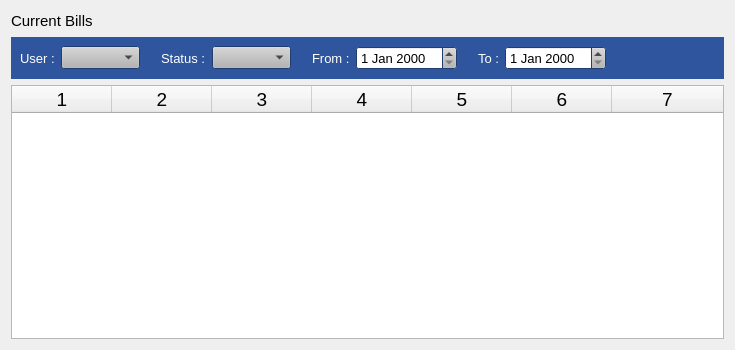
<?xml version="1.0" encoding="UTF-8"?>
<ui version="4.0">
 <class>CurrentBills</class>
 <widget class="QWidget" name="CurrentBills">
  <property name="geometry">
   <rect>
    <x>0</x>
    <y>0</y>
    <width>735</width>
    <height>350</height>
   </rect>
  </property>
  <property name="windowTitle">
   <string>Form</string>
  </property>
  <layout class="QVBoxLayout" name="verticalLayout">
   <item>
    <layout class="QHBoxLayout" name="horizontalLayout">
     <item>
      <widget class="QLabel" name="label">
       <property name="font">
        <font>
         <pointsize>11</pointsize>
        </font>
       </property>
       <property name="text">
        <string>Current Bills</string>
       </property>
      </widget>
     </item>
     <item>
      <spacer name="horizontalSpacer">
       <property name="orientation">
        <enum>Qt::Horizontal</enum>
       </property>
       <property name="sizeHint" stdset="0">
        <size>
         <width>40</width>
         <height>20</height>
        </size>
       </property>
      </spacer>
     </item>
    </layout>
   </item>
   <item>
    <widget class="QWidget" name="widget" native="true">
     <property name="palette">
      <palette>
       <active>
        <colorrole role="WindowText">
         <brush brushstyle="SolidPattern">
          <color alpha="255">
           <red>0</red>
           <green>0</green>
           <blue>0</blue>
          </color>
         </brush>
        </colorrole>
        <colorrole role="Button">
         <brush brushstyle="SolidPattern">
          <color alpha="255">
           <red>180</red>
           <green>180</green>
           <blue>180</blue>
          </color>
         </brush>
        </colorrole>
        <colorrole role="Light">
         <brush brushstyle="SolidPattern">
          <color alpha="255">
           <red>255</red>
           <green>255</green>
           <blue>255</blue>
          </color>
         </brush>
        </colorrole>
        <colorrole role="Midlight">
         <brush brushstyle="SolidPattern">
          <color alpha="255">
           <red>217</red>
           <green>217</green>
           <blue>217</blue>
          </color>
         </brush>
        </colorrole>
        <colorrole role="Dark">
         <brush brushstyle="SolidPattern">
          <color alpha="255">
           <red>90</red>
           <green>90</green>
           <blue>90</blue>
          </color>
         </brush>
        </colorrole>
        <colorrole role="Mid">
         <brush brushstyle="SolidPattern">
          <color alpha="255">
           <red>120</red>
           <green>120</green>
           <blue>120</blue>
          </color>
         </brush>
        </colorrole>
        <colorrole role="Text">
         <brush brushstyle="SolidPattern">
          <color alpha="255">
           <red>0</red>
           <green>0</green>
           <blue>0</blue>
          </color>
         </brush>
        </colorrole>
        <colorrole role="BrightText">
         <brush brushstyle="SolidPattern">
          <color alpha="255">
           <red>255</red>
           <green>255</green>
           <blue>255</blue>
          </color>
         </brush>
        </colorrole>
        <colorrole role="ButtonText">
         <brush brushstyle="SolidPattern">
          <color alpha="255">
           <red>0</red>
           <green>0</green>
           <blue>0</blue>
          </color>
         </brush>
        </colorrole>
        <colorrole role="Base">
         <brush brushstyle="SolidPattern">
          <color alpha="255">
           <red>255</red>
           <green>255</green>
           <blue>255</blue>
          </color>
         </brush>
        </colorrole>
        <colorrole role="Window">
         <brush brushstyle="SolidPattern">
          <color alpha="255">
           <red>46</red>
           <green>85</green>
           <blue>157</blue>
          </color>
         </brush>
        </colorrole>
        <colorrole role="Shadow">
         <brush brushstyle="SolidPattern">
          <color alpha="255">
           <red>0</red>
           <green>0</green>
           <blue>0</blue>
          </color>
         </brush>
        </colorrole>
        <colorrole role="AlternateBase">
         <brush brushstyle="SolidPattern">
          <color alpha="255">
           <red>217</red>
           <green>217</green>
           <blue>217</blue>
          </color>
         </brush>
        </colorrole>
        <colorrole role="ToolTipBase">
         <brush brushstyle="SolidPattern">
          <color alpha="255">
           <red>255</red>
           <green>255</green>
           <blue>220</blue>
          </color>
         </brush>
        </colorrole>
        <colorrole role="ToolTipText">
         <brush brushstyle="SolidPattern">
          <color alpha="255">
           <red>0</red>
           <green>0</green>
           <blue>0</blue>
          </color>
         </brush>
        </colorrole>
       </active>
       <inactive>
        <colorrole role="WindowText">
         <brush brushstyle="SolidPattern">
          <color alpha="255">
           <red>0</red>
           <green>0</green>
           <blue>0</blue>
          </color>
         </brush>
        </colorrole>
        <colorrole role="Button">
         <brush brushstyle="SolidPattern">
          <color alpha="255">
           <red>180</red>
           <green>180</green>
           <blue>180</blue>
          </color>
         </brush>
        </colorrole>
        <colorrole role="Light">
         <brush brushstyle="SolidPattern">
          <color alpha="255">
           <red>255</red>
           <green>255</green>
           <blue>255</blue>
          </color>
         </brush>
        </colorrole>
        <colorrole role="Midlight">
         <brush brushstyle="SolidPattern">
          <color alpha="255">
           <red>217</red>
           <green>217</green>
           <blue>217</blue>
          </color>
         </brush>
        </colorrole>
        <colorrole role="Dark">
         <brush brushstyle="SolidPattern">
          <color alpha="255">
           <red>90</red>
           <green>90</green>
           <blue>90</blue>
          </color>
         </brush>
        </colorrole>
        <colorrole role="Mid">
         <brush brushstyle="SolidPattern">
          <color alpha="255">
           <red>120</red>
           <green>120</green>
           <blue>120</blue>
          </color>
         </brush>
        </colorrole>
        <colorrole role="Text">
         <brush brushstyle="SolidPattern">
          <color alpha="255">
           <red>0</red>
           <green>0</green>
           <blue>0</blue>
          </color>
         </brush>
        </colorrole>
        <colorrole role="BrightText">
         <brush brushstyle="SolidPattern">
          <color alpha="255">
           <red>255</red>
           <green>255</green>
           <blue>255</blue>
          </color>
         </brush>
        </colorrole>
        <colorrole role="ButtonText">
         <brush brushstyle="SolidPattern">
          <color alpha="255">
           <red>0</red>
           <green>0</green>
           <blue>0</blue>
          </color>
         </brush>
        </colorrole>
        <colorrole role="Base">
         <brush brushstyle="SolidPattern">
          <color alpha="255">
           <red>255</red>
           <green>255</green>
           <blue>255</blue>
          </color>
         </brush>
        </colorrole>
        <colorrole role="Window">
         <brush brushstyle="SolidPattern">
          <color alpha="255">
           <red>46</red>
           <green>85</green>
           <blue>157</blue>
          </color>
         </brush>
        </colorrole>
        <colorrole role="Shadow">
         <brush brushstyle="SolidPattern">
          <color alpha="255">
           <red>0</red>
           <green>0</green>
           <blue>0</blue>
          </color>
         </brush>
        </colorrole>
        <colorrole role="AlternateBase">
         <brush brushstyle="SolidPattern">
          <color alpha="255">
           <red>217</red>
           <green>217</green>
           <blue>217</blue>
          </color>
         </brush>
        </colorrole>
        <colorrole role="ToolTipBase">
         <brush brushstyle="SolidPattern">
          <color alpha="255">
           <red>255</red>
           <green>255</green>
           <blue>220</blue>
          </color>
         </brush>
        </colorrole>
        <colorrole role="ToolTipText">
         <brush brushstyle="SolidPattern">
          <color alpha="255">
           <red>0</red>
           <green>0</green>
           <blue>0</blue>
          </color>
         </brush>
        </colorrole>
       </inactive>
       <disabled>
        <colorrole role="WindowText">
         <brush brushstyle="SolidPattern">
          <color alpha="255">
           <red>90</red>
           <green>90</green>
           <blue>90</blue>
          </color>
         </brush>
        </colorrole>
        <colorrole role="Button">
         <brush brushstyle="SolidPattern">
          <color alpha="255">
           <red>180</red>
           <green>180</green>
           <blue>180</blue>
          </color>
         </brush>
        </colorrole>
        <colorrole role="Light">
         <brush brushstyle="SolidPattern">
          <color alpha="255">
           <red>255</red>
           <green>255</green>
           <blue>255</blue>
          </color>
         </brush>
        </colorrole>
        <colorrole role="Midlight">
         <brush brushstyle="SolidPattern">
          <color alpha="255">
           <red>217</red>
           <green>217</green>
           <blue>217</blue>
          </color>
         </brush>
        </colorrole>
        <colorrole role="Dark">
         <brush brushstyle="SolidPattern">
          <color alpha="255">
           <red>90</red>
           <green>90</green>
           <blue>90</blue>
          </color>
         </brush>
        </colorrole>
        <colorrole role="Mid">
         <brush brushstyle="SolidPattern">
          <color alpha="255">
           <red>120</red>
           <green>120</green>
           <blue>120</blue>
          </color>
         </brush>
        </colorrole>
        <colorrole role="Text">
         <brush brushstyle="SolidPattern">
          <color alpha="255">
           <red>90</red>
           <green>90</green>
           <blue>90</blue>
          </color>
         </brush>
        </colorrole>
        <colorrole role="BrightText">
         <brush brushstyle="SolidPattern">
          <color alpha="255">
           <red>255</red>
           <green>255</green>
           <blue>255</blue>
          </color>
         </brush>
        </colorrole>
        <colorrole role="ButtonText">
         <brush brushstyle="SolidPattern">
          <color alpha="255">
           <red>90</red>
           <green>90</green>
           <blue>90</blue>
          </color>
         </brush>
        </colorrole>
        <colorrole role="Base">
         <brush brushstyle="SolidPattern">
          <color alpha="255">
           <red>46</red>
           <green>85</green>
           <blue>157</blue>
          </color>
         </brush>
        </colorrole>
        <colorrole role="Window">
         <brush brushstyle="SolidPattern">
          <color alpha="255">
           <red>46</red>
           <green>85</green>
           <blue>157</blue>
          </color>
         </brush>
        </colorrole>
        <colorrole role="Shadow">
         <brush brushstyle="SolidPattern">
          <color alpha="255">
           <red>0</red>
           <green>0</green>
           <blue>0</blue>
          </color>
         </brush>
        </colorrole>
        <colorrole role="AlternateBase">
         <brush brushstyle="SolidPattern">
          <color alpha="255">
           <red>180</red>
           <green>180</green>
           <blue>180</blue>
          </color>
         </brush>
        </colorrole>
        <colorrole role="ToolTipBase">
         <brush brushstyle="SolidPattern">
          <color alpha="255">
           <red>255</red>
           <green>255</green>
           <blue>220</blue>
          </color>
         </brush>
        </colorrole>
        <colorrole role="ToolTipText">
         <brush brushstyle="SolidPattern">
          <color alpha="255">
           <red>0</red>
           <green>0</green>
           <blue>0</blue>
          </color>
         </brush>
        </colorrole>
       </disabled>
      </palette>
     </property>
     <property name="font">
      <font>
       <pointsize>10</pointsize>
      </font>
     </property>
     <property name="autoFillBackground">
      <bool>true</bool>
     </property>
     <layout class="QHBoxLayout" name="horizontalLayout_3">
      <item>
       <widget class="QLabel" name="label_2">
        <property name="sizePolicy">
         <sizepolicy hsizetype="Fixed" vsizetype="Preferred">
          <horstretch>0</horstretch>
          <verstretch>0</verstretch>
         </sizepolicy>
        </property>
        <property name="palette">
         <palette>
          <active>
           <colorrole role="WindowText">
            <brush brushstyle="SolidPattern">
             <color alpha="255">
              <red>255</red>
              <green>255</green>
              <blue>255</blue>
             </color>
            </brush>
           </colorrole>
          </active>
          <inactive>
           <colorrole role="WindowText">
            <brush brushstyle="SolidPattern">
             <color alpha="255">
              <red>255</red>
              <green>255</green>
              <blue>255</blue>
             </color>
            </brush>
           </colorrole>
          </inactive>
          <disabled>
           <colorrole role="WindowText">
            <brush brushstyle="SolidPattern">
             <color alpha="255">
              <red>90</red>
              <green>90</green>
              <blue>90</blue>
             </color>
            </brush>
           </colorrole>
          </disabled>
         </palette>
        </property>
        <property name="text">
         <string>User :</string>
        </property>
       </widget>
      </item>
      <item>
       <widget class="QComboBox" name="userComboBox">
        <property name="sizePolicy">
         <sizepolicy hsizetype="Minimum" vsizetype="Fixed">
          <horstretch>0</horstretch>
          <verstretch>0</verstretch>
         </sizepolicy>
        </property>
        <property name="currentText">
         <string/>
        </property>
       </widget>
      </item>
      <item>
       <spacer name="horizontalSpacer_4">
        <property name="orientation">
         <enum>Qt::Horizontal</enum>
        </property>
        <property name="sizeType">
         <enum>QSizePolicy::Fixed</enum>
        </property>
        <property name="sizeHint" stdset="0">
         <size>
          <width>15</width>
          <height>20</height>
         </size>
        </property>
       </spacer>
      </item>
      <item>
       <widget class="QLabel" name="label_3">
        <property name="sizePolicy">
         <sizepolicy hsizetype="Fixed" vsizetype="Preferred">
          <horstretch>0</horstretch>
          <verstretch>0</verstretch>
         </sizepolicy>
        </property>
        <property name="palette">
         <palette>
          <active>
           <colorrole role="WindowText">
            <brush brushstyle="SolidPattern">
             <color alpha="255">
              <red>255</red>
              <green>255</green>
              <blue>255</blue>
             </color>
            </brush>
           </colorrole>
           <colorrole role="Text">
            <brush brushstyle="SolidPattern">
             <color alpha="255">
              <red>0</red>
              <green>0</green>
              <blue>0</blue>
             </color>
            </brush>
           </colorrole>
          </active>
          <inactive>
           <colorrole role="WindowText">
            <brush brushstyle="SolidPattern">
             <color alpha="255">
              <red>255</red>
              <green>255</green>
              <blue>255</blue>
             </color>
            </brush>
           </colorrole>
           <colorrole role="Text">
            <brush brushstyle="SolidPattern">
             <color alpha="255">
              <red>0</red>
              <green>0</green>
              <blue>0</blue>
             </color>
            </brush>
           </colorrole>
          </inactive>
          <disabled>
           <colorrole role="WindowText">
            <brush brushstyle="SolidPattern">
             <color alpha="255">
              <red>90</red>
              <green>90</green>
              <blue>90</blue>
             </color>
            </brush>
           </colorrole>
           <colorrole role="Text">
            <brush brushstyle="SolidPattern">
             <color alpha="255">
              <red>90</red>
              <green>90</green>
              <blue>90</blue>
             </color>
            </brush>
           </colorrole>
          </disabled>
         </palette>
        </property>
        <property name="text">
         <string>Status :</string>
        </property>
       </widget>
      </item>
      <item>
       <widget class="QComboBox" name="statusComboBox">
        <property name="sizePolicy">
         <sizepolicy hsizetype="Minimum" vsizetype="Fixed">
          <horstretch>0</horstretch>
          <verstretch>0</verstretch>
         </sizepolicy>
        </property>
        <property name="currentText">
         <string/>
        </property>
       </widget>
      </item>
      <item>
       <spacer name="horizontalSpacer_5">
        <property name="orientation">
         <enum>Qt::Horizontal</enum>
        </property>
        <property name="sizeType">
         <enum>QSizePolicy::Fixed</enum>
        </property>
        <property name="sizeHint" stdset="0">
         <size>
          <width>15</width>
          <height>20</height>
         </size>
        </property>
       </spacer>
      </item>
      <item>
       <widget class="QLabel" name="label_4">
        <property name="sizePolicy">
         <sizepolicy hsizetype="Fixed" vsizetype="Preferred">
          <horstretch>0</horstretch>
          <verstretch>0</verstretch>
         </sizepolicy>
        </property>
        <property name="palette">
         <palette>
          <active>
           <colorrole role="WindowText">
            <brush brushstyle="SolidPattern">
             <color alpha="255">
              <red>255</red>
              <green>255</green>
              <blue>255</blue>
             </color>
            </brush>
           </colorrole>
           <colorrole role="Text">
            <brush brushstyle="SolidPattern">
             <color alpha="255">
              <red>0</red>
              <green>0</green>
              <blue>0</blue>
             </color>
            </brush>
           </colorrole>
          </active>
          <inactive>
           <colorrole role="WindowText">
            <brush brushstyle="SolidPattern">
             <color alpha="255">
              <red>255</red>
              <green>255</green>
              <blue>255</blue>
             </color>
            </brush>
           </colorrole>
           <colorrole role="Text">
            <brush brushstyle="SolidPattern">
             <color alpha="255">
              <red>0</red>
              <green>0</green>
              <blue>0</blue>
             </color>
            </brush>
           </colorrole>
          </inactive>
          <disabled>
           <colorrole role="WindowText">
            <brush brushstyle="SolidPattern">
             <color alpha="255">
              <red>90</red>
              <green>90</green>
              <blue>90</blue>
             </color>
            </brush>
           </colorrole>
           <colorrole role="Text">
            <brush brushstyle="SolidPattern">
             <color alpha="255">
              <red>90</red>
              <green>90</green>
              <blue>90</blue>
             </color>
            </brush>
           </colorrole>
          </disabled>
         </palette>
        </property>
        <property name="text">
         <string>From :</string>
        </property>
       </widget>
      </item>
      <item>
       <widget class="QDateEdit" name="startDate"/>
      </item>
      <item>
       <spacer name="horizontalSpacer_6">
        <property name="orientation">
         <enum>Qt::Horizontal</enum>
        </property>
        <property name="sizeType">
         <enum>QSizePolicy::Fixed</enum>
        </property>
        <property name="sizeHint" stdset="0">
         <size>
          <width>15</width>
          <height>20</height>
         </size>
        </property>
       </spacer>
      </item>
      <item>
       <widget class="QLabel" name="label_5">
        <property name="sizePolicy">
         <sizepolicy hsizetype="Fixed" vsizetype="Preferred">
          <horstretch>0</horstretch>
          <verstretch>0</verstretch>
         </sizepolicy>
        </property>
        <property name="palette">
         <palette>
          <active>
           <colorrole role="WindowText">
            <brush brushstyle="SolidPattern">
             <color alpha="255">
              <red>255</red>
              <green>255</green>
              <blue>255</blue>
             </color>
            </brush>
           </colorrole>
           <colorrole role="Text">
            <brush brushstyle="SolidPattern">
             <color alpha="255">
              <red>0</red>
              <green>0</green>
              <blue>0</blue>
             </color>
            </brush>
           </colorrole>
          </active>
          <inactive>
           <colorrole role="WindowText">
            <brush brushstyle="SolidPattern">
             <color alpha="255">
              <red>255</red>
              <green>255</green>
              <blue>255</blue>
             </color>
            </brush>
           </colorrole>
           <colorrole role="Text">
            <brush brushstyle="SolidPattern">
             <color alpha="255">
              <red>0</red>
              <green>0</green>
              <blue>0</blue>
             </color>
            </brush>
           </colorrole>
          </inactive>
          <disabled>
           <colorrole role="WindowText">
            <brush brushstyle="SolidPattern">
             <color alpha="255">
              <red>90</red>
              <green>90</green>
              <blue>90</blue>
             </color>
            </brush>
           </colorrole>
           <colorrole role="Text">
            <brush brushstyle="SolidPattern">
             <color alpha="255">
              <red>90</red>
              <green>90</green>
              <blue>90</blue>
             </color>
            </brush>
           </colorrole>
          </disabled>
         </palette>
        </property>
        <property name="text">
         <string>To :</string>
        </property>
       </widget>
      </item>
      <item>
       <widget class="QDateEdit" name="endDate"/>
      </item>
      <item>
       <spacer name="horizontalSpacer_3">
        <property name="orientation">
         <enum>Qt::Horizontal</enum>
        </property>
        <property name="sizeType">
         <enum>QSizePolicy::Expanding</enum>
        </property>
        <property name="sizeHint" stdset="0">
         <size>
          <width>15</width>
          <height>20</height>
         </size>
        </property>
       </spacer>
      </item>
     </layout>
    </widget>
   </item>
   <item>
    <widget class="QTableWidget" name="tableWidget">
     <property name="font">
      <font>
       <pointsize>14</pointsize>
      </font>
     </property>
     <property name="columnCount">
      <number>7</number>
     </property>
     <attribute name="horizontalHeaderCascadingSectionResizes">
      <bool>true</bool>
     </attribute>
     <attribute name="horizontalHeaderStretchLastSection">
      <bool>true</bool>
     </attribute>
     <column/>
     <column/>
     <column/>
     <column/>
     <column/>
     <column/>
     <column/>
    </widget>
   </item>
  </layout>
 </widget>
 <resources/>
 <connections/>
</ui>
